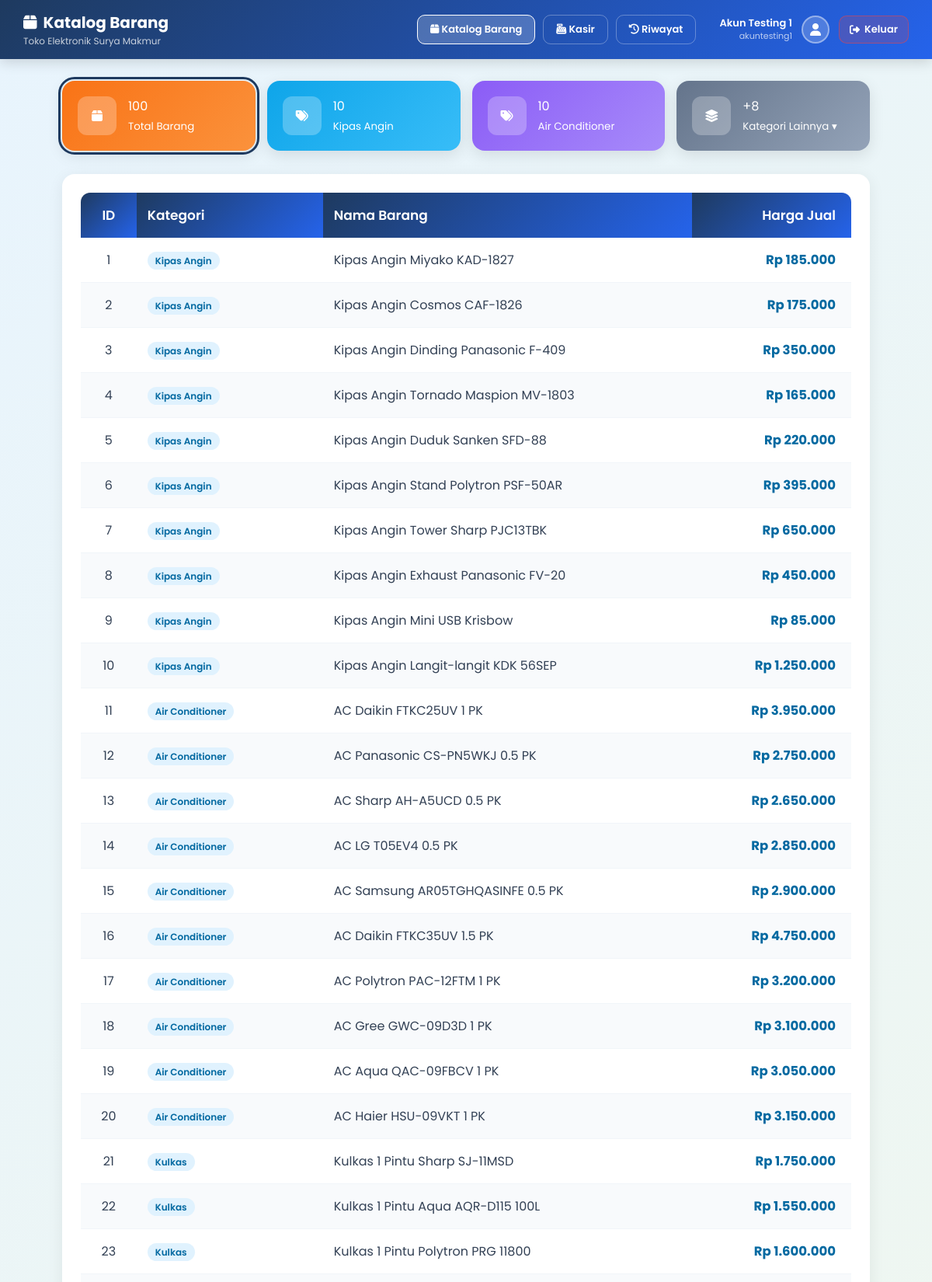
Page / (signed in, upper part) on the committed database.
### tables this page shows
CREATE TABLE `kategori` (
  `id_kategori` int(11) NOT NULL,
  `nama_kategori` varchar(50) NOT NULL
);

CREATE TABLE `barang` (
  `id_barang` int(11) NOT NULL,
  `id_kategori` int(11) NOT NULL,
  `nama_barang` varchar(100) NOT NULL,
  `harga_jual` int(11) NOT NULL
);

### public/index.php (the view, shortened to what this page needs)
<?php
require_once '../config/database.php';
$filterKategori = $_GET['kategori'] ?? null;
$query = "SELECT barang.*, kategori.nama_kategori FROM barang JOIN kategori ON barang.id_kategori = kategori.id_kategori";
if ($filterKategori) {
    $stmt = $conn->prepare($query . " WHERE barang.id_kategori = :id");
    $stmt->execute([':id' => $filterKategori]);
} else {
    $stmt = $conn->query($query);
}
$data = $stmt->fetchAll(PDO::FETCH_ASSOC);
$total = $conn->query("SELECT COUNT(*) FROM barang")->fetchColumn();
$kategoriData = $conn->query("
    SELECT k.id_kategori, k.nama_kategori, COUNT(b.id_barang) as total
    FROM kategori k LEFT JOIN barang b ON b.id_kategori = k.id_kategori
    GROUP BY k.id_kategori
")->fetchAll(PDO::FETCH_ASSOC);
usort($kategoriData, fn($a, $b) => $b['total'] - $a['total']);
$top3 = array_slice($kategoriData, 0, 2);
$sisanya = array_slice($kategoriData, 2);
$warna = ['kat-color-0','kat-color-1','kat-color-2','kat-color-3','kat-color-4','kat-color-5','kat-color-6','kat-color-7'];
?>
<!DOCTYPE html>
<html lang="id">
<head>
<link rel="stylesheet" href="https://cdnjs.cloudflare.com/ajax/libs/font-awesome/6.5.0/css/all.min.css">
</head>
<body>
<div class="topbar">
    <div>
        <h1><i class="fa-solid fa-box" style="margin-right:8px"></i>Katalog Barang</h1>
        <p>Toko Elektronik Surya Makmur</p>
    </div>
    <div class="topbar-nav">
        <a href="index.php"             class="nav-btn active"><i class="fa-solid fa-box"></i> Katalog Barang</a>
        <a href="transaksi.php"         class="nav-btn"><i class="fa-solid fa-cash-register"></i> Kasir</a>
        <a href="riwayat_transaksi.php" class="nav-btn"><i class="fa-solid fa-clock-rotate-left"></i> Riwayat</a>
    </div>
    <div style="display:flex; align-items:center; gap:12px; margin-left:10px;">
        <div style="text-align:right; line-height:1.3;">
            <div style="font-size:13px; font-weight:600;">
                <?= htmlspecialchars($_SESSION['kasir_nama']) ?>
            </div>
            <div style="font-size:11px; opacity:0.7;">
                <?= htmlspecialchars($_SESSION['kasir_username']) ?>
            </div>
        </div>
        <div style="width:36px; height:36px; border-radius:50%;
                    background:rgba(255,255,255,0.2); border:2px solid rgba(255,255,255,0.4);
                    display:flex; align-items:center; justify-content:center;">
            <i class="fa-solid fa-user" style="font-size:16px;"></i>
        </div>
        <a href="../process/logout.php"
        title="Keluar"
        style="display:flex; align-items:center; gap:6px;
                background:rgba(239,68,68,0.18); border:1.5px solid rgba(239,68,68,0.5);
                color:white; text-decoration:none; padding:7px 13px;
                border-radius:10px; font-size:13px; font-weight:600; transition:0.2s;"
        onmouseover="this.style.background='rgba(239,68,68,0.35)'"
        onmouseout="this.style.background='rgba(239,68,68,0.18)'">
            <i class="fa-solid fa-right-from-bracket"></i> Keluar
        </a>
    </div>
</div>
<div class="container">
    <div class="dashboard">
        <div class="card card-total <?= !$filterKategori ? 'aktif' : '' ?>" onclick="filterKategori('')">
            <div class="icon"><i class="fa-solid fa-box"></i></div>
            <div><?= $total ?><br><small>Total Barang</small></div>
        </div>
        <?php foreach ($top3 as $i => $kat): ?>
        <div class="card <?= $warna[$i % count($warna)] ?> <?= $filterKategori == $kat['id_kategori'] ? 'aktif' : '' ?>"
            onclick="filterKategori('<?= $kat['id_kategori'] ?>')">
            <div class="icon"><i class="fa-solid fa-tags"></i></div>
            <div><?= $kat['total'] ?><br><small><?= $kat['nama_kategori'] ?></small></div>
        </div>
        <?php endforeach; ?>
        <?php if (!empty($sisanya)): ?>
        <div class="card kat-color-7" style="position:relative;" onclick="event.stopPropagation(); toggleKatLain()">
            <div class="icon"><i class="fa-solid fa-layer-group"></i></div>
            <div>+<?= count($sisanya) ?><br><small>Kategori Lainnya ▾</small></div>
        </div>
        <?php endif; ?>
    </div>
    <div class="table-box">
        <table>
            <thead>
                <tr>
                    <th>ID</th>
                    <th style="text-align:left;">Kategori</th>
                    <th style="text-align:left;">Nama Barang</th>
                    <th style="text-align:right; padding-right:20px;">Harga Jual</th>
                </tr>
            </thead>
            <tbody>
                <?php if (empty($data)): ?>
                <tr>
                    <td colspan="4" style="padding:30px; color:#94a3b8;">Belum ada barang di kategori ini.</td>
                </tr>
                <?php else: ?>
                <?php foreach ($data as $row): ?>
                <tr>
                    <td><?= $row['id_barang'] ?></td>
                    <td style="text-align:left;"><span style="background:#e0f2fe; color:#0369a1; padding:3px 10px; border-radius:20px; font-size:12px; font-weight:600;"><?= $row['nama_kategori'] ?></span></td>
                    <td class="nama"><?= $row['nama_barang'] ?></td>
                    <td class="harga" style="text-align:right; padding-right:20px;">Rp <?= number_format($row['harga_jual'], 0, ',', '.') ?></td>
                </tr>
                <?php endforeach; ?>
                <?php endif; ?>
            </tbody>
        </table>
    </div>
</div>
</body>
</html>

### public/index.php (style rules this page uses)
* { box-sizing: border-box; margin: 0; padding: 0; }
body { font-family: 'Poppins', sans-serif; background: linear-gradient(135deg, #e8f4fd 0%, #f0f7ee 50%, #fef9e7 100%); color: #1e293b; min-height: 100vh; }
.container { max-width: 1100px; margin: auto; padding: 28px 30px; }
.topbar { background: linear-gradient(135deg, #1e3a5f, #2563eb); color: white; padding: 14px 30px; display: flex; align-items: center; gap: 20px; box-shadow: 0 4px 16px rgba(0,0,0,0.15); }
.topbar h1 { font-size: 20px; font-weight: 700; }
.topbar p { font-size: 12px; opacity: 0.75; }
.topbar-nav { display: flex; gap: 10px; margin-left: auto; }
.nav-btn { padding: 8px 16px; border-radius: 10px; text-decoration: none; font-size: 13px; font-weight: 600; transition: 0.2s; color: white; border: 1.5px solid rgba(255,255,255,0.3); }
.nav-btn.active { background: rgba(255,255,255,0.2); border-color: white; }
.dashboard { display: grid; grid-template-columns: repeat(4, 1fr); gap: 15px; margin-bottom: 30px; }
.card { padding: 20px; border-radius: 16px; color: white; display: flex; align-items: center; gap: 15px; box-shadow: 0 6px 20px rgba(0,0,0,0.1); transition: 0.3s; cursor: pointer; }
.card.aktif { outline: 3px solid #1e3a5f; outline-offset: 2px; }
.icon { width: 50px; height: 50px; background: rgba(255,255,255,0.25); display: flex; align-items: center; justify-content: center; border-radius: 12px; flex-shrink: 0; }
.card-total { background: linear-gradient(135deg, #f97316, #fb923c); }
.kat-color-0 { background: linear-gradient(135deg, #0ea5e9, #38bdf8); }
.kat-color-1 { background: linear-gradient(135deg, #8b5cf6, #a78bfa); }
.kat-color-7 { background: linear-gradient(135deg, #64748b, #94a3b8); }
.table-box { background: white; padding: 24px; border-radius: 16px; box-shadow: 0 4px 20px rgba(0,0,0,0.07); }
table { width: 100%; border-collapse: collapse; border-radius: 12px; overflow: hidden; }
th { background: linear-gradient(135deg, #1e3a5f, #2563eb); padding: 16px 14px; color: white; font-weight: 600; text-align: center; font-size: 17px; }
td { padding: 16px 14px; text-align: center; color: #334155; font-size: 16px; border-bottom: 1px solid #f1f5f9; }
td.nama { text-align: left; font-weight: 400; }
.harga { color: #0369a1; font-weight: bold; font-size: 16.5px; }
tr:nth-child(even) { background: #f8fafc; }
tr:nth-child(odd) { background: white; }

### rows in the picture
kategori: total "10", nama_kategori "Kipas Angin"
kategori: total "10", nama_kategori "Air Conditioner"
barang: id_barang "1", id_kategori.nama_kategori "Kipas Angin", nama_barang "Kipas Angin Miyako KAD-1827", harga_jual "185.000"
barang: id_barang "2", id_kategori.nama_kategori "Kipas Angin", nama_barang "Kipas Angin Cosmos CAF-1826", harga_jual "175.000"
barang: id_barang "3", id_kategori.nama_kategori "Kipas Angin", nama_barang "Kipas Angin Dinding Panasonic F-409", harga_jual "350.000"
barang: id_barang "4", id_kategori.nama_kategori "Kipas Angin", nama_barang "Kipas Angin Tornado Maspion MV-1803", harga_jual "165.000"
barang: id_barang "5", id_kategori.nama_kategori "Kipas Angin", nama_barang "Kipas Angin Duduk Sanken SFD-88", harga_jual "220.000"
barang: id_barang "6", id_kategori.nama_kategori "Kipas Angin", nama_barang "Kipas Angin Stand Polytron PSF-50AR", harga_jual "395.000"
barang: id_barang "7", id_kategori.nama_kategori "Kipas Angin", nama_barang "Kipas Angin Tower Sharp PJC13TBK", harga_jual "650.000"
barang: id_barang "8", id_kategori.nama_kategori "Kipas Angin", nama_barang "Kipas Angin Exhaust Panasonic FV-20", harga_jual "450.000"
barang: id_barang "9", id_kategori.nama_kategori "Kipas Angin", nama_barang "Kipas Angin Mini USB Krisbow", harga_jual "85.000"
barang: id_barang "10", id_kategori.nama_kategori "Kipas Angin", nama_barang "Kipas Angin Langit-langit KDK 56SEP", harga_jual "1.250.000"
barang: id_barang "11", id_kategori.nama_kategori "Air Conditioner", nama_barang "AC Daikin FTKC25UV 1 PK", harga_jual "3.950.000"
barang: id_barang "12", id_kategori.nama_kategori "Air Conditioner", nama_barang "AC Panasonic CS-PN5WKJ 0.5 PK", harga_jual "2.750.000"
barang: id_barang "13", id_kategori.nama_kategori "Air Conditioner", nama_barang "AC Sharp AH-A5UCD 0.5 PK", harga_jual "2.650.000"
barang: id_barang "14", id_kategori.nama_kategori "Air Conditioner", nama_barang "AC LG T05EV4 0.5 PK", harga_jual "2.850.000"
barang: id_barang "15", id_kategori.nama_kategori "Air Conditioner", nama_barang "AC Samsung AR05TGHQASINFE 0.5 PK", harga_jual "2.900.000"
barang: id_barang "16", id_kategori.nama_kategori "Air Conditioner", nama_barang "AC Daikin FTKC35UV 1.5 PK", harga_jual "4.750.000"
barang: id_barang "17", id_kategori.nama_kategori "Air Conditioner", nama_barang "AC Polytron PAC-12FTM 1 PK", harga_jual "3.200.000"
barang: id_barang "18", id_kategori.nama_kategori "Air Conditioner", nama_barang "AC Gree GWC-09D3D 1 PK", harga_jual "3.100.000"
barang: id_barang "19", id_kategori.nama_kategori "Air Conditioner", nama_barang "AC Aqua QAC-09FBCV 1 PK", harga_jual "3.050.000"
barang: id_barang "20", id_kategori.nama_kategori "Air Conditioner", nama_barang "AC Haier HSU-09VKT 1 PK", harga_jual "3.150.000"
barang: id_barang "21", id_kategori.nama_kategori "Kulkas", nama_barang "Kulkas 1 Pintu Sharp SJ-11MSD", harga_jual "1.750.000"
barang: id_barang "22", id_kategori.nama_kategori "Kulkas", nama_barang "Kulkas 1 Pintu Aqua AQR-D115 100L", harga_jual "1.550.000"
barang: id_barang "23", id_kategori.nama_kategori "Kulkas", nama_barang "Kulkas 1 Pintu Polytron PRG 11800", harga_jual "1.600.000"

### other values in the picture
$_SESSION['kasir_nama'] "Akun Testing 1"
$_SESSION['kasir_username'] "akuntesting1"
$total "100"
count($sisanya) "8"
